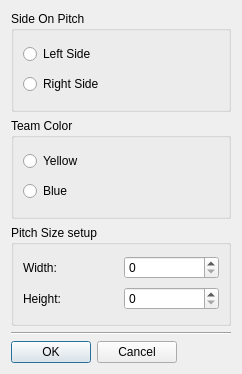
<?xml version="1.0" encoding="UTF-8"?>
<ui version="4.0">
 <class>TeamCfgDlg</class>
 <widget class="QDialog" name="TeamCfgDlg">
  <property name="geometry">
   <rect>
    <x>0</x>
    <y>0</y>
    <width>242</width>
    <height>374</height>
   </rect>
  </property>
  <property name="windowTitle">
   <string>Dialog</string>
  </property>
  <layout class="QVBoxLayout" name="verticalLayout_3">
   <item>
    <widget class="QGroupBox" name="groupBox">
     <property name="title">
      <string>Side On Pitch</string>
     </property>
     <layout class="QVBoxLayout" name="verticalLayout">
      <item>
       <widget class="QRadioButton" name="leftBtn">
        <property name="text">
         <string>Left Side</string>
        </property>
       </widget>
      </item>
      <item>
       <widget class="QRadioButton" name="rightBtn">
        <property name="text">
         <string>Right Side</string>
        </property>
       </widget>
      </item>
     </layout>
    </widget>
   </item>
   <item>
    <widget class="QGroupBox" name="groupBox_2">
     <property name="title">
      <string>Team Color</string>
     </property>
     <layout class="QVBoxLayout" name="verticalLayout_2">
      <item>
       <widget class="QRadioButton" name="yellowBtn">
        <property name="text">
         <string>Yellow</string>
        </property>
       </widget>
      </item>
      <item>
       <widget class="QRadioButton" name="blueBtn">
        <property name="text">
         <string>Blue</string>
        </property>
       </widget>
      </item>
     </layout>
    </widget>
   </item>
   <item>
    <widget class="QGroupBox" name="groupBox_3">
     <property name="title">
      <string>Pitch Size setup</string>
     </property>
     <layout class="QVBoxLayout" name="verticalLayout_4">
      <item>
       <layout class="QHBoxLayout" name="horizontalLayout_2">
        <item>
         <widget class="QLabel" name="label">
          <property name="text">
           <string>Width:</string>
          </property>
         </widget>
        </item>
        <item>
         <widget class="QSpinBox" name="widthBx">
          <property name="maximum">
           <number>640</number>
          </property>
         </widget>
        </item>
       </layout>
      </item>
      <item>
       <layout class="QHBoxLayout" name="horizontalLayout_3">
        <item>
         <widget class="QLabel" name="label_2">
          <property name="text">
           <string>Height:</string>
          </property>
         </widget>
        </item>
        <item>
         <widget class="QSpinBox" name="heightBx">
          <property name="maximum">
           <number>480</number>
          </property>
         </widget>
        </item>
       </layout>
      </item>
     </layout>
    </widget>
   </item>
   <item>
    <widget class="Line" name="line">
     <property name="orientation">
      <enum>Qt::Horizontal</enum>
     </property>
    </widget>
   </item>
   <item>
    <layout class="QHBoxLayout" name="horizontalLayout">
     <item>
      <widget class="QPushButton" name="okBtn">
       <property name="text">
        <string>OK</string>
       </property>
      </widget>
     </item>
     <item>
      <widget class="QPushButton" name="cancelBtn">
       <property name="text">
        <string>Cancel</string>
       </property>
      </widget>
     </item>
     <item>
      <spacer name="horizontalSpacer">
       <property name="orientation">
        <enum>Qt::Horizontal</enum>
       </property>
       <property name="sizeHint" stdset="0">
        <size>
         <width>40</width>
         <height>20</height>
        </size>
       </property>
      </spacer>
     </item>
    </layout>
   </item>
  </layout>
 </widget>
 <resources/>
 <connections/>
</ui>
